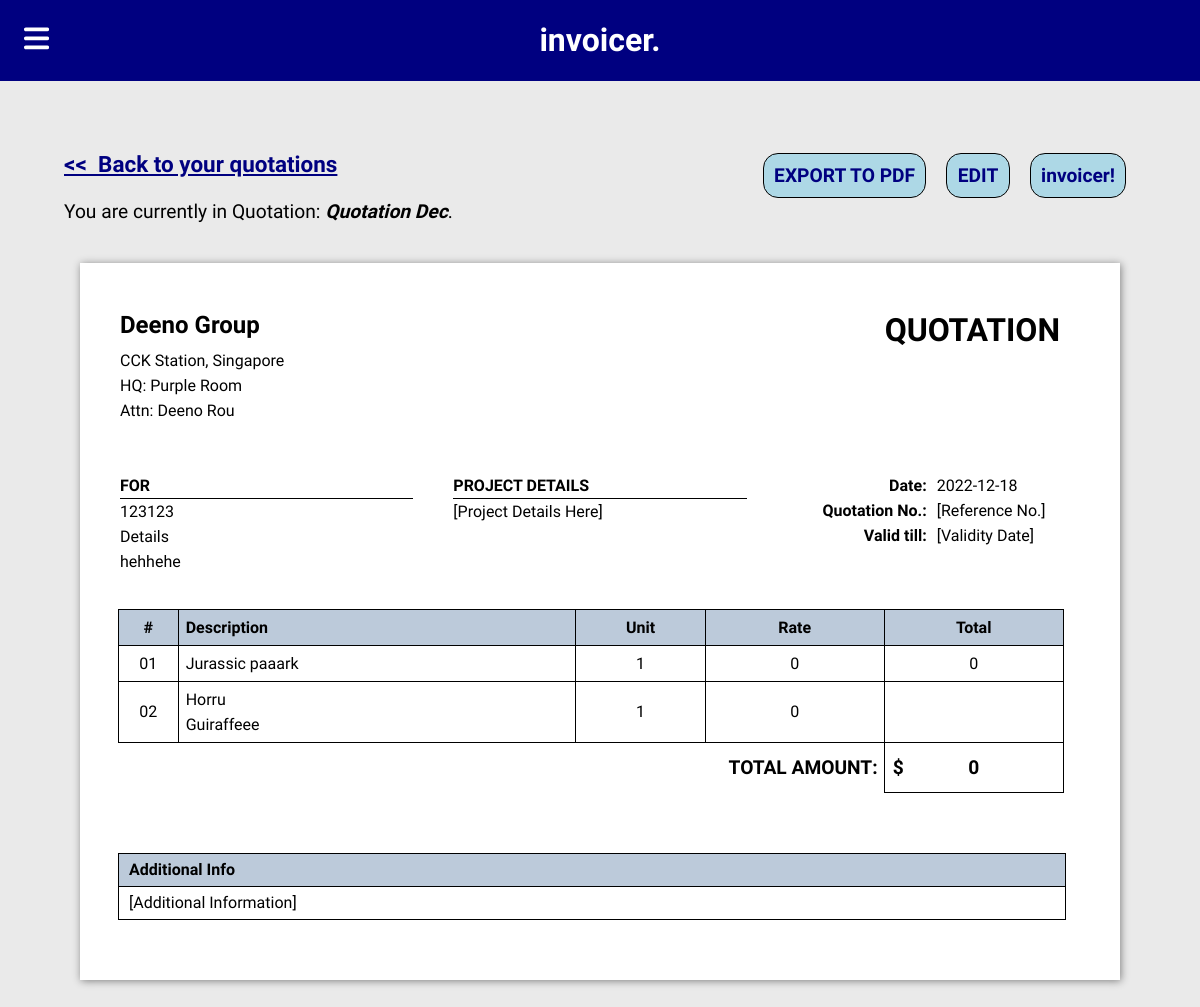
Before: /quotations/2 (signed in) with the older database file.
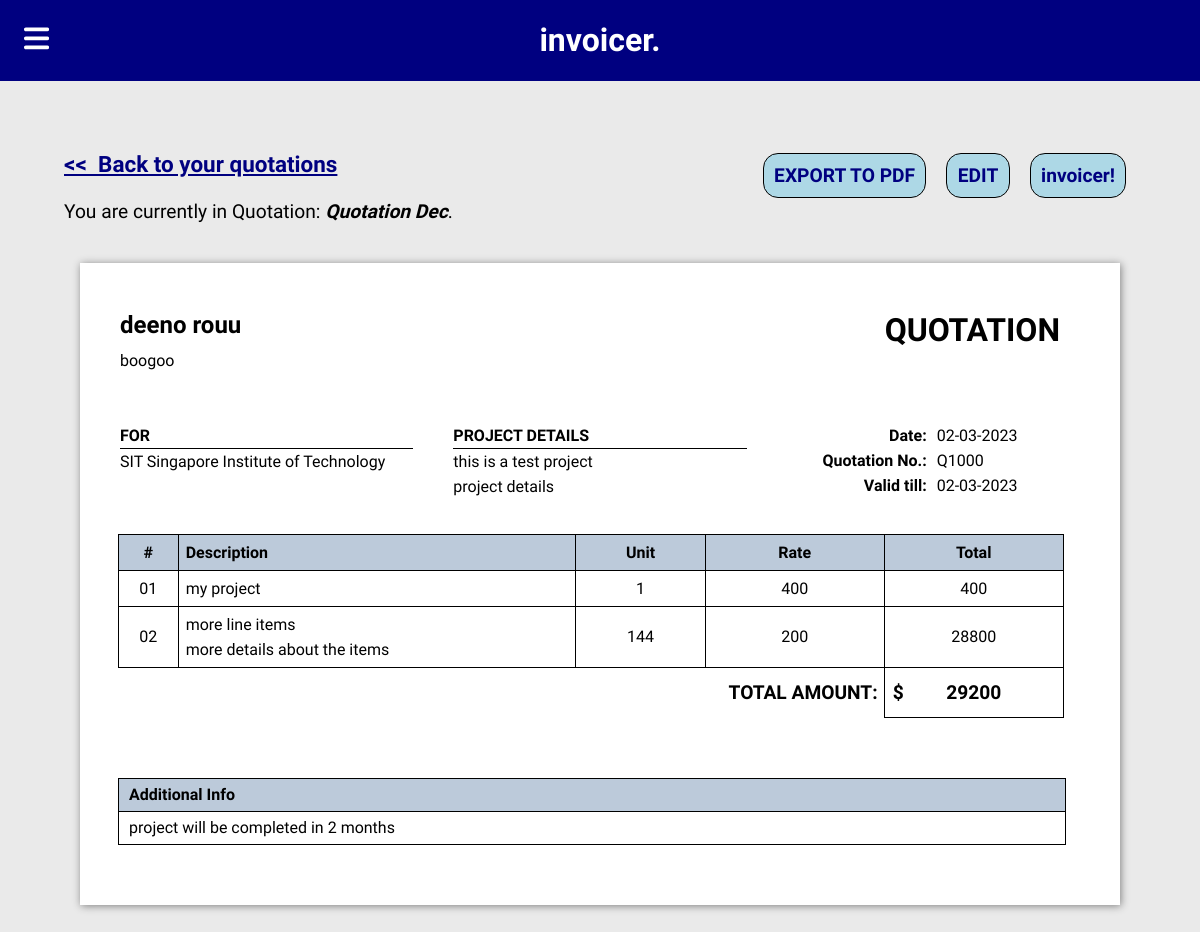
After: the same page with the newer database file.
### tables this page shows
CREATE TABLE quote
(
    id INTEGER PRIMARY KEY,
    user_id INTEGER NOT NULL,
    last_saved TEXT NOT NULL
        DEFAULT (CURRENT_TIMESTAMP),
    title TEXT NOT NULL,
    sender_name TEXT NOT NULL,
    sender_details TEXT,
    recipient_details TEXT NOT NULL
        DEFAULT '[Recipient Details Here]',
    project_details TEXT NOT NULL
        DEFAULT '[Project Details Here]',
    send_date TEXT
        DEFAULT CURRENT_DATE,
    ref TEXT NOT NULL
        DEFAULT '[Reference No.]',
    valid_till TEXT
        DEFAULT '[Validity Date]',
    footnote TEXT
        DEFAULT '[Additional Information]',
    total_money TEXT NOT NULL
        DEFAULT '0',
    FOREIGN KEY (user_id) REFERENCES user(id) ON DELETE CASCADE
);

CREATE TABLE quote_items
(
    id INTEGER PRIMARY KEY,
    quote_id INTEGER NOT NULL,
    table_index TEXT
        DEFAULT '01',
    table_description TEXT
        DEFAULT '[Line Item Here]',
    unit INTEGER
        DEFAULT '1',
    rate INTEGER
        DEFAULT '0',
    total INTEGER
        DEFAULT '0',
    FOREIGN KEY (quote_id) REFERENCES quote(id) ON DELETE CASCADE
);

### app.py (the view, shortened to what this page needs)
@app.route("/quotations/<int:quote_id>", methods=['GET', 'POST'])
@login_and_verification_required
def view_quote(quote_id):
    user_id = db.execute("SELECT user_id FROM quote WHERE id = ?", quote_id)
    if len(user_id) != 1 or user_id[0]['user_id'] != session['id']:
        return redirect(url_for('quotations'))
    quote_details = db.execute("SELECT * FROM quote WHERE id = ?", quote_id)[0]
    quote_items = db.execute("SELECT * FROM quote_items WHERE quote_id = ? ORDER BY table_index", quote_id)
    return render_template("view_quote.html", details=quote_details, items=quote_items)

### helpers.py (called while the page is built)
def login_and_verification_required(f):
    @wraps(f)
    def decorated_function(*args, **kwargs):
        if not session.get("id"):
            return redirect(url_for("login"))
        if not session.get("verified"):
            return render_template("verify.html")
        return f(*args, **kwargs)
    return decorated_function

### templates/view_quote.html (shortened to what this page needs)
{% extends "view_file.html" %}
{% block head %}
<h3> <a href="{{url_for('quotations')}}">&#60;&#60; &nbsp;Back to your quotations</a></h3>
<p> You are currently in Quotation: <span class="file-name">{{ details['title'] }}</span>.</p>
{% endblock head %}
{% block extrabuttons %}
<button type="submit" class="file-actions-btn" id="invoicer-btn" name="convert" value="convert">invoicer!</button>
{% endblock extrabuttons %}
{% block topinfo %}
<p class="quote-top-name"> QUOTATION </p>
{% endblock topinfo %}
{% block ref %}
<p class="mid-info-details-left-text">Quotation No.: </p>
{% endblock ref %}
{% block date %}
<p class="mid-info-details-left-text">Valid till: </p>
{% endblock date %}
{% block date_details %}
<p class="mid-info-details-right-text quote-edit" id="valid-till">{{ details['valid_till'] }}</p>
{% endblock date_details %}

### templates/view_file.html (shortened to what the changed rows need)
{% extends "template.html" %}
{% block main %}
<form method="post" id="submit">
<div class="quote-outer-info">
    <div>
        {% block head %}
        {% endblock head %}
    </div>
</div>
<div class="print-outer-container">
    <div class="print-outer-div" id="print-outer-div">
        <div class="print-inner-div" id="print-inner-div">
            <div class="quote-top-info">
                <p class="sender-name quote-edit" id="sender-name">{{ details['sender_name'] }}</p>
                <p class="sender-details quote-edit" id="sender-details" >{{ details['sender_details'] }}</p>
                {% block topinfo %}
                {% endblock topinfo %}
            </div>
            <div class="quote-mid-info">
                <div class="mid-info-grid">
                    <div>
                        <div class="mid-info-heading"> FOR </div>
                        <p class="mid-info-content quote-edit recipient-details" id="recipient-details">{{ details['recipient_details'] }}</p>
                    </div>
                    <div>
                        <div class="mid-info-heading"> PROJECT DETAILS </div>
                        <p class="mid-info-content quote-edit" id="project-details">{{ details['project_details'] }}</p>
                    </div>
                    <div>
                        <div class="mid-info-details">
                            <div class="mid-info-details-right">
                                <p class="mid-info-details-right-text quote-edit" id="send-date">{{ details['send_date'] }}</p>
                            </div>
                        </div>
                        <div class="mid-info-details">
                            <div class="mid-info-details-right">
                                <p class="mid-info-details-right-text quote-edit" id="ref">{{ details['ref'] }}</p>
                            </div>
                        </div>
                        <div class="mid-info-details">
                            <div class="mid-info-details-right">
                                {% block date_details %}{% endblock date_details %}
                            </div>
                        </div>
                    </div>
                </div>
            </div>
            <div class="quote-table-info">
                <table id="items-table" class="items-table">
                    <thead>
                        <tr>
                            <th class="item-index"> # </th>
                            <th class="item-description"> Description </th>
                            <th class="item-unit"> Unit </th>
                            <th class="item-rate"> Rate </th>
                            <th class="item-total"> Total </th>
                            <th></th>
                        </tr>
                    </thead>
                    <tbody>
                        {% if items %}
                            {% for item in items %}
                            <tr>
                                <td class="item-index quote-edit">{{item['table_index']}}</td>
                                <td class="item-description quote-edit">{{item['table_description']}}</td>
                                <td class="item-unit quote-edit">{{item['unit']}}</td>
                                <td class="item-rate quote-edit">{{item['rate']}}</td>
                                <td class="item-total">{{item['total']}}</td>
                            </tr>
                            {% endfor %}
                        {% endif %}
                    </tbody>
                    <tfoot>
                        <tr class="quote-total-container">
                            <td class="total-money"><span class="dollar-sign">$</span><span id="total-money">{{details['total_money']}}</span></td>
                        </tr>
                    </tfoot>
                </table>
            </div>
            <div class="quote-btm-info">
                <p class="quote-btm-info-head"> Additional Info </p>
                <p class="quote-edit footnote" id="footnote">{{details['footnote']}}</p>
            </div>
        </div>
    </div>
</div>
</form>
{% endblock %}

Changed rows visible on the page:
changed quote "Quotation Dec": sender_name "Deeno Group" → "deeno rouu"; sender_details "CCK Station, Singapore HQ: Purple Room Attn: Deeno Rou" → "boogoo"; recipient_details "123123 Details hehhehe" → "SIT Singapore Institute of Technology"; project_details "[Project Details Here]" → "this is a test project project details"; send_date "2022-12-18" → "02-03-2023"; ref "[Reference No.]" → "Q1000"; valid_till "[Validity Date]" → "02-03-2023"; total_money "0" → "29200"; footnote "[Additional Information]" → "project will be completed in 2 months"
changed quote_items: table_description "Jurassic paaark" → "my project"; rate "0" → "400"; total "0" → "400"
changed quote_items: table_description "Horru Guiraffeee" → "more line items more details about the items"; unit "1" → "144"; rate "0" → "200"; total (not shown) → "28800"
